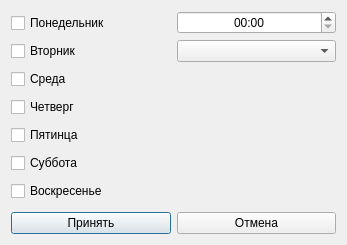
<?xml version="1.0" encoding="UTF-8"?>
<ui version="4.0">
 <class>Dialog</class>
 <widget class="QDialog" name="Dialog">
  <property name="geometry">
   <rect>
    <x>0</x>
    <y>0</y>
    <width>347</width>
    <height>245</height>
   </rect>
  </property>
  <property name="windowTitle">
   <string>Dialog</string>
  </property>
  <property name="modal">
   <bool>true</bool>
  </property>
  <layout class="QGridLayout" name="gridLayout">
   <item row="0" column="0" colspan="2">
    <layout class="QHBoxLayout" name="horizontalLayout">
     <item>
      <layout class="QVBoxLayout" name="verticalLayout">
       <item>
        <widget class="QCheckBox" name="monday_checkbox">
         <property name="text">
          <string>Понедельник</string>
         </property>
        </widget>
       </item>
       <item>
        <widget class="QCheckBox" name="tuesday_checkbox">
         <property name="text">
          <string>Вторник</string>
         </property>
        </widget>
       </item>
       <item>
        <widget class="QCheckBox" name="wednesday_checkbox">
         <property name="text">
          <string>Среда</string>
         </property>
        </widget>
       </item>
       <item>
        <widget class="QCheckBox" name="thursday_checkbox">
         <property name="text">
          <string>Четверг</string>
         </property>
        </widget>
       </item>
       <item>
        <widget class="QCheckBox" name="friday_checkbox">
         <property name="text">
          <string>Пятинца</string>
         </property>
        </widget>
       </item>
       <item>
        <widget class="QCheckBox" name="saturday_checkbox">
         <property name="text">
          <string>Суббота</string>
         </property>
        </widget>
       </item>
       <item>
        <widget class="QCheckBox" name="sunday_checkbox">
         <property name="text">
          <string>Воскресенье</string>
         </property>
        </widget>
       </item>
      </layout>
     </item>
     <item>
      <layout class="QVBoxLayout" name="verticalLayout_2">
       <item>
        <widget class="QTimeEdit" name="time_edit">
         <property name="alignment">
          <set>Qt::AlignCenter</set>
         </property>
         <property name="displayFormat">
          <string>HH:mm</string>
         </property>
        </widget>
       </item>
       <item>
        <widget class="QComboBox" name="speed_chooser"/>
       </item>
       <item>
        <spacer name="verticalSpacer">
         <property name="orientation">
          <enum>Qt::Vertical</enum>
         </property>
         <property name="sizeHint" stdset="0">
          <size>
           <width>20</width>
           <height>40</height>
          </size>
         </property>
        </spacer>
       </item>
      </layout>
     </item>
    </layout>
   </item>
   <item row="1" column="0">
    <widget class="QPushButton" name="accept_button">
     <property name="text">
      <string>Принять</string>
     </property>
    </widget>
   </item>
   <item row="1" column="1">
    <widget class="QPushButton" name="cancel_button">
     <property name="text">
      <string>Отмена</string>
     </property>
    </widget>
   </item>
  </layout>
 </widget>
 <resources/>
 <connections/>
</ui>
